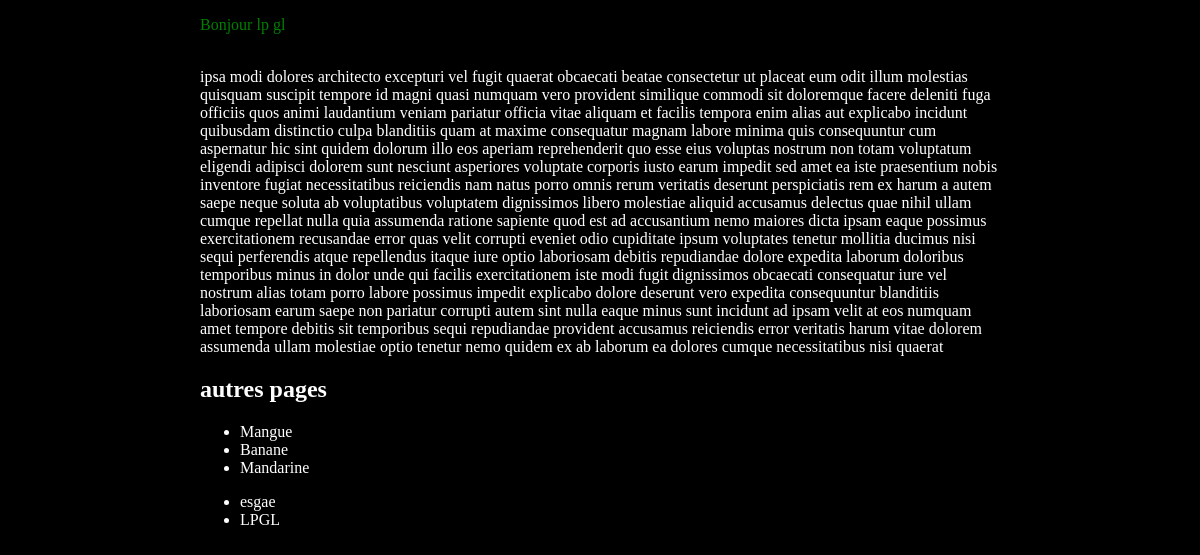
/lp/, run on an earlier commit of the app's database.
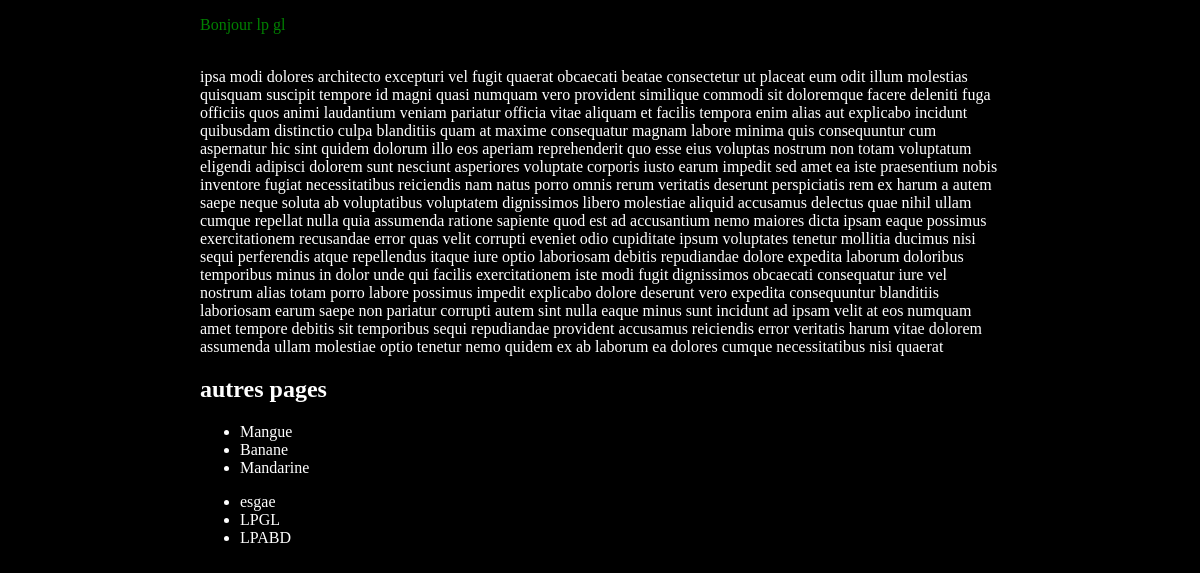
And on a later commit of the database.
### lpgl/models.py (models this page shows, shortened)
class Livre(models.Model):
    titre = models.CharField(max_length = 100, unique= True, verbose_name = "titre")
    quantite = models.IntegerField(default = 1 , verbose_name = "quantite")
    eleve  = models.ForeignKey(Eleve, on_delete=models.CASCADE,verbose_name = "Eleve")
    class Meta:
        verbose_name = "Livre"
        verbose_name_plural = "Livres"

### lpgl/views.py (the view)
# urls.py: path('', views.index, name='index')
def index(request):
    context={
        "livres" : Livre.objects.all()
        }
    return render(request, "lpgl/index.html", context)

### lpgl/templates/lpgl/index.html (shortened to what this page needs)
{% load static %}
<!DOCTYPE html>
<html lang="en">
  <head>
    <link rel="stylesheet" href="{% static 'static/global.css' %}" />
    <link rel="stylesheet" href="{% static 'lpgl/css/main.css' %}" />
  </head>
  <body>
    <p>Bonjour lp gl</p>
    <br />
    {% lorem 256 w random %}
    <h2>autres pages</h2>
    {% include "./page.html" %}
    <ul>
      {%for livre in livres%}
        <li>{{livre.titre}}</li>
      {% endfor %}
    </ul>
  </body>
</html>

### lpgl/templates/lpgl/page.html
<ul>
    <li>Mangue</li>
    <li>Banane</li>
    <li>Mandarine</li>
</ul>

### static/global.css (style rules this page uses)
p { color: green; }

### lpgl/static/lpgl/css/main.css (style rules this page uses)
body { background-color: black; color: white; margin: auto; width: 800px; }

What changed in the data, as far as the page shows it:
added Livre: titre "LPABD"
